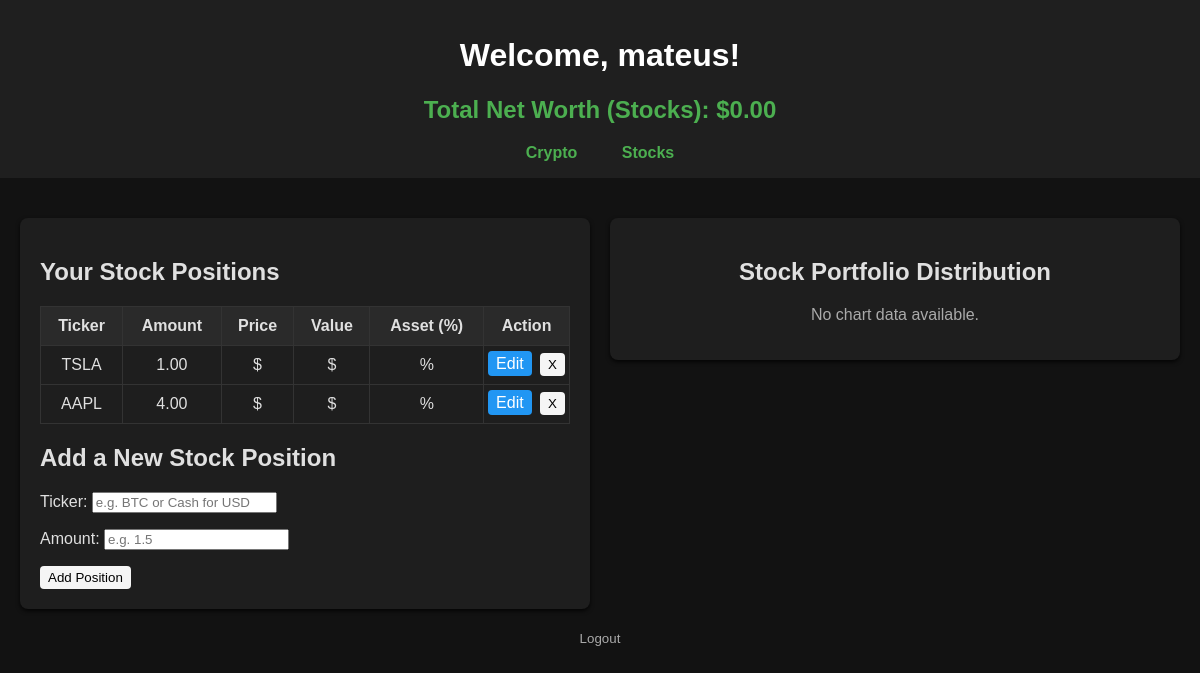
The app's page /stocks/ (signed in) with its own data.
### portfolio/models.py (models this page shows, shortened)
class Asset(models.Model):
    ASSET_TYPE_CHOICES = [
        ('crypto', 'Crypto'),
        ('stock', 'Stock'),
    ]
    ticker = models.CharField(max_length=10)
    amount = models.DecimalField(max_digits=19, decimal_places=2)
    owner = models.ForeignKey(User, on_delete=models.CASCADE)
    type = models.CharField(max_length=10, choices=ASSET_TYPE_CHOICES, default='crypto')

### portfolio/views.py (the view)
# urls.py: path('stocks/', stocks, name='stocks'),
@login_required
def stocks(request):
    if request.method == 'POST':
        form = AddAssetForm(request.POST)
        if form.is_valid():
            asset = form.save(commit=False)
            asset.owner = request.user
            asset.type = 'stock'
            asset.ticker = asset.ticker.upper()  # Ensure ticker is uppercase
            asset.save()
            return redirect('stocks')
        else:
            messages.error(request, "Failed to add asset. Please check your inputs.")
    else:
        form = AddAssetForm()
    user_assets = Asset.objects.filter(owner=request.user, type='stock')
    tickers = [asset.ticker.upper() for asset in user_assets]
    prices = {}
    if tickers:
        if len(tickers) == 1:
            ticker = tickers[0]
            try:
                data = yf.Ticker(ticker).history(period='1d')
                if not data.empty:
                    prices[ticker] = float(data['Close'].iloc[-1])
                else:
                    prices[ticker] = None
            except Exception:
                prices[ticker] = None
        else:
            try:
                data = yf.download(
                    tickers=tickers,
                    period='1d',
                    interval='1d',
                    group_by='ticker',
                    threads=True,
                    progress=False
                )
                for ticker in tickers:
                    try:
                        prices[ticker] = float(data[ticker]['Close'].iloc[-1])
                    except Exception:
                        prices[ticker] = None
            except Exception:
                prices = {ticker: None for ticker in tickers}
    total_net_worth = 0
    for asset in user_assets:
        price = prices.get(asset.ticker.upper())
        try:
            price_decimal = Decimal(str(price)) if price is not None else Decimal('0')
        except Exception:
            price_decimal = Decimal('0')
        total_net_worth += price_decimal * asset.amount
    assets_with_value = []
    labels = []
    values = []
    for asset in user_assets:
        ticker = asset.ticker.upper()
        price = prices.get(ticker)
        try:
            price_decimal = Decimal(str(price)) if price is not None else Decimal('0')
        except Exception:
            price_decimal = Decimal('0')
        value = price_decimal * asset.amount if price_decimal else None
        asset_dict = {
            'id': asset.id,
            'ticker': asset.ticker,
            'amount': asset.amount,
            'price': price_decimal if price_decimal else '-',
            'value': value if value else '-',
        }
        if total_net_worth > 0 and value:
            percentage = (value / total_net_worth) * 100
            asset_dict['percentage'] = percentage
        else:
            asset_dict['percentage'] = '-'
        assets_with_value.append(asset_dict)
        if value and total_net_worth > 0:
            labels.append(asset.ticker)
            values.append(float(value / total_net_worth * 100))
    if labels and values:
        fig = go.Figure(data=[go.Pie(labels=labels, values=values, textinfo='label+percent')])
        fig.update_layout(
            title="Stock Portfolio Distribution",
            margin=dict(t=50, b=50, l=25, r=25),
            paper_bgcolor="#121212",
            plot_bgcolor="#121212",
            font=dict(color="#e0e0e0")
        )
        chart_html = fig.to_html(full_html=False)
    else:
        chart_html = None
    return render(request, 'stocks.html', {
        'username': request.user.username,
        'assets': assets_with_value,
        'form': form,
        'total_net_worth': total_net_worth,
        'chart': chart_html,
    })

### portfolio/forms.py
class AddAssetForm(forms.ModelForm):
    class Meta:
        model = Asset
        fields = ['ticker', 'amount']
        widgets = {
            'ticker': forms.TextInput(attrs={'placeholder': 'e.g. BTC or Cash for USD'}),
            'amount': forms.NumberInput(attrs={'placeholder': 'e.g. 1.5'}),
        }

### portfolio/templates/stocks.html (shortened to what this page needs)
<!DOCTYPE html>
<html lang="en">
    {% load humanize %}
<head>
</head>
<body>
    <header>
        <h1>Welcome, {{ username }}!</h1>
        <div style="margin-top: 10px; font-size: 1.5em; font-weight: bold; color: #4caf50;">
            Total Net Worth (Stocks): ${{ total_net_worth|floatformat:2|intcomma }}
        </div>
        <nav style="margin-top: 20px; text-align: center;">
            <a href="{% url 'home' %}" style="margin: 0 20px; color: #4caf50; text-decoration: none; font-weight: bold;">Crypto</a>
            <a href="{% url 'stocks' %}" style="margin: 0 20px; color: #4caf50; text-decoration: none; font-weight: bold;">Stocks</a>
        </nav>
    </header>
    <div class="container" style="flex-direction: column; align-items: center; padding-top: 20px;">
        <div style="display: flex; flex-wrap: wrap; gap: 20px; width: 100%; justify-content: center; align-items: flex-start;">
            <div class="card" style="flex: 1 1 45%; min-width: 350px;">
                <h2>Your Stock Positions</h2>
                {% if assets %}
                <table>
                    <thead>
                        <tr>
                            <th>Ticker</th>
                            <th>Amount</th>
                            <th>Price</th>
                            <th>Value</th>
                            <th>Asset (%)</th>
                            <th>Action</th>
                        </tr>
                    </thead>
                    <tbody>
                        {% for asset in assets %}
                        <tr>
                            <td>{{ asset.ticker }}</td>
                            <td>{{ asset.amount }}</td>
                            <td>
                                {% if asset.price %}
                                    ${{ asset.price|intcomma|floatformat:2 }}
                                {% else %}
                                    -
                                {% endif %}
                            </td>
                            <td>
                                {% if asset.value %}
                                    ${{ asset.value|intcomma|floatformat:2 }}
                                {% else %}
                                    Could not fetch price
                                {% endif %}
                            </td>
                            <td>
                                {% if asset.percentage %}
                                    {{ asset.percentage|floatformat:2 }}%
                                {% else %}
                                    -
                                {% endif %}
                            </td>
                            <td style="white-space: nowrap;">
                                <a href="{% url 'edit_holding' asset.id %}" style="background: #2196f3; color: white; border: none; border-radius: 4px; padding: 4px 8px; text-decoration: none; margin-right: 4px;">Edit</a>
                                <form action="{% url 'delete_holding' asset.id %}" method="post" style="display:inline;">
                                    <button type="submit">X</button>
                                </form>
                            </td>
                        </tr>
                        {% endfor %}
                    </tbody>
                </table>
                {% else %}
                <p>You have no stock positions yet.</p>
                {% endif %}
                <h2>Add a New Stock Position</h2>
                <form method="post">
                    {{ form.as_p }}
                    <button type="submit">Add Position</button>
                </form>
            </div>
            <div class="card pie-chart-container" style="flex: 1 1 45%; min-width: 350px;">
                <h2>Stock Portfolio Distribution</h2>
                <div>
                    {% if chart %}
                        {{ chart|safe }}
                    {% else %}
                        <p style="color: #aaa;">No chart data available.</p>
                    {% endif %}
                </div>
            </div>
        </div>
    </div>
    <footer>
        <p>
            <form action="{% url 'logout' %}" method="post" style="display:inline;">
                <button type="submit" style="background:none; border:none; color:inherit; cursor:pointer; padding:0;">Logout</button>
            </form>
        </p>
    </footer>
</body>
</html>

### portfolio/templates/stocks.html (style rules this page uses)
body { font-family: Arial, sans-serif; margin: 0; padding: 0; background-color: #121212; color: #e0e0e0; }
header { background-color: #1f1f1f; color: #fff; padding: 1rem; text-align: center; }
.container { margin: 20px; display: flex; flex-wrap: wrap; gap: 20px; }
.card { background: #1e1e1e; border-radius: 8px; box-shadow: 0 2px 4px rgba(0, 0, 0, 0.8); padding: 20px; flex: 1 1 45%; color: #e0e0e0; }
table { width: 100%; border-collapse: collapse; }
th, td { padding: 10px; border: 1px solid #333; text-align: center; vertical-align: middle; }
th { background-color: #2a2a2a; }
td { background-color: #1e1e1e; }
th:last-child, td:last-child { width: 50px; padding: 4px; }
button { cursor: pointer; background-color: whitesmoke; color: black; border: none; border-radius: 4px; padding: 4px 8px; transition: background-color 0.2s ease; }
a { color: #4caf50; text-decoration: none; }
.pie-chart-container { text-align: center; }
footer { margin-top: 20px; text-align: center; color: #aaa; }

### records on screen
Asset: ticker "TSLA", amount "1.00"
Asset: ticker "AAPL", amount "4.00"

### other values on screen
{{ username }} "mateus"
{{ total_net_worth|floatformat:2|intcomma }} "0.00"
